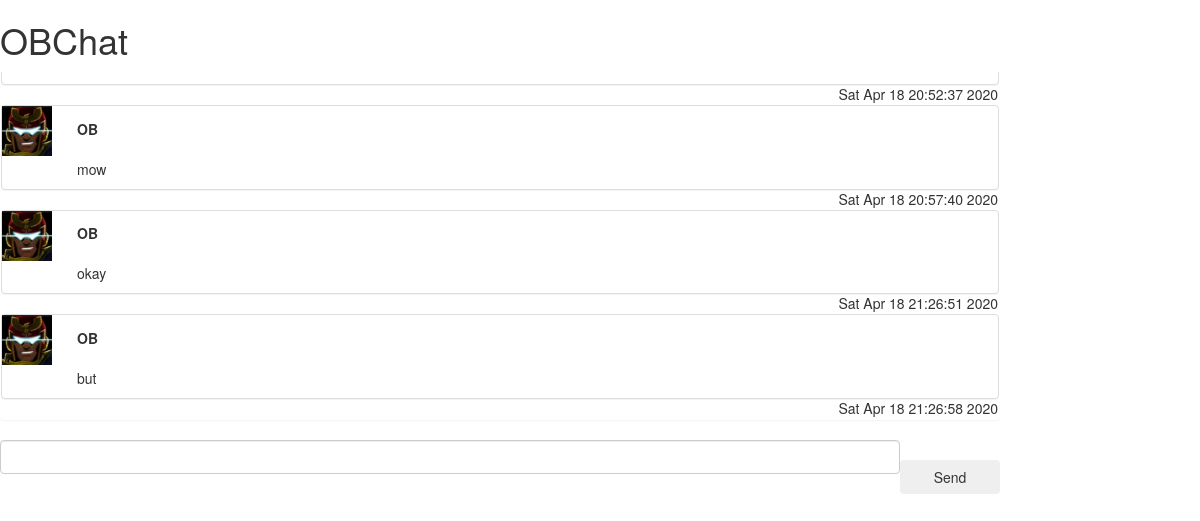
The page /OB/chat/OBChat/ on the database its author committed.
### OB/models.py (models this page shows, shortened)
class Room(Model):
    name = CharField(max_length=ROOM_NAME_MAX_LENGTH, default=0)
    owner = ForeignKey(OBUser, on_delete=CASCADE, default=0, related_name="owned_room")
    timestamp = DateTimeField(auto_now_add=True)
    is_suspended = BooleanField(default=False)
    occupants = ManyToManyField(OBUser, related_name="occupied_room")

class Message(Model):
    message = TextField(max_length=MESSAGE_MAX_LENGTH)
    sender = ForeignKey(OBUser, on_delete=CASCADE, default=0)
    room = ForeignKey(Room, on_delete=CASCADE, default=0)
    timestamp = DateTimeField(auto_now_add=True)
    is_edited = BooleanField(default=False)
    is_deleted = BooleanField(default=False)

class OBUser(AbstractUser):
    display_name = CharField(max_length=DISPLAY_NAME_MAX_LENGTH, null=True)
    birthday = DateField(null=True)
    is_expelled = BooleanField(default=False)
    is_ob = BooleanField(default=False)

### OB/views/room.py (the view)
# urls.py: url(r"^chat/(?P<room_name>[-\w]+)/$", room, name="OB-room"),
def room(request, room_name):
    if request.method == "GET":
        context = {"room_name": room_name}
        room_object = try_get(Room, name=room_name)
        if room_object:
            room_name_json = mark_safe(json.dumps(room_name))
            message_objects = Message.objects.filter(room=room_object)
            messages_timestrings = [(message, get_datetime_string(message.timestamp))\
                                    for message in message_objects]
            template = "OB/room.html"
            context["room_name_json"] = room_name_json
            context["messages"] = messages_timestrings
        else:
            template = "OB/not_room.html"
        return render(request, template, context)
    return HttpResponse()

### OB/utilities/database.py (called while the page is built)
def try_get(model, **kwargs):
    try:
        return model.objects.get(**kwargs)
    except model.DoesNotExist:
        return None

### OB/utilities/format.py (called while the page is built)
def get_datetime_string(date_time):
    return date_time.strftime("%c")

### OB/templates/OB/room.html (shortened to what this page needs)
<!DOCTYPE html>
<html>
<head>
    {% load static %}
    <link rel="stylesheet" href="https://maxcdn.bootstrapcdn.com/bootstrap/3.4.1/css/bootstrap.min.css">
</head>
<body>
    <h1>{{ room_name }}</h1>
    <div class="panel log-panel" id="log">
        {% if messages %}
            {% for message, timestring in messages %}
                <div class="panel panel-default">
                    <div class=user-icon-div>
                        <img class="user-icon" src="{% static "favicon.ico" %}" alt="user">
                    </div>
                    <div style="display: table-cell;">
                        <p class="display-name"><strong>
                            {% if message.sender.OBUser.display_name %}
                                {{ message.sender.OBUser.display_name }}
                            {% else %}
                                {{ message.sender.username }}
                            {% endif %}
                        </strong></p>
                        <p>{{ message.message }}</p>
                    </div>
                    <p class="timestamp">
                        {{ timestring }}
                    </p>
                </div>
            {% endfor %}
        {% else %}
            No messages yet. First one gets a prize!
        {% endif%}
    </div>
    <input class="form-control message-input" id="input" type="text" size="100"/><br/>
    <input class="btn send-button" id="submit" type="button" value="Send"/>
</body>
</html>

### OB/templates/OB/room.html (style rules this page uses)
.log-panel { min-height: 350px; max-height: 350px; max-width: 1000px; min-width: 1000px; overflow: auto; }
.message-input { min-width: 900px; max-width: 900px; overflow: auto; float: left; }
.send-button { max-width: 100px; min-width: 100px; }

### rows shown on the page
Room: name "OBChat"
Message: timestring "Sat Apr 18 20:52:37 2020"
Message: sender.username "OB", message "mow", timestring "Sat Apr 18 20:57:40 2020"
Message: sender.username "OB", message "okay", timestring "Sat Apr 18 21:26:51 2020"
Message: sender.username "OB", message "but", timestring "Sat Apr 18 21:26:58 2020"
